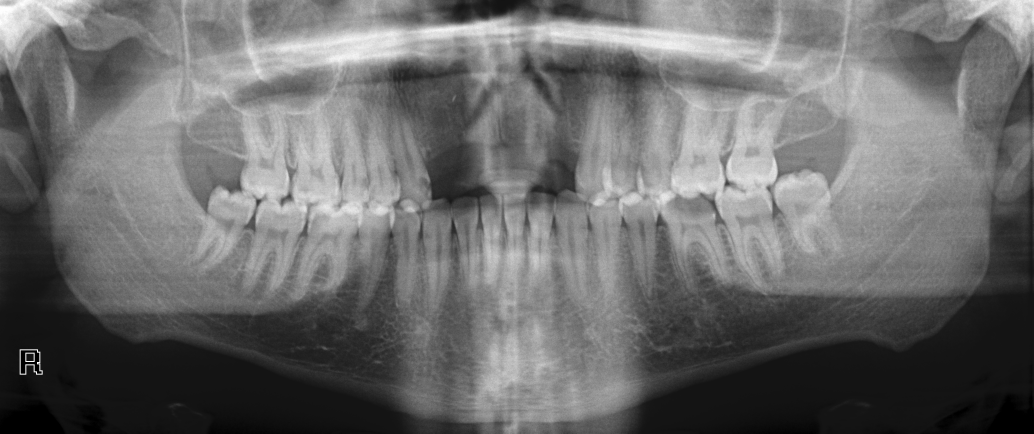
#> input picture Segmentation1/img/1.png, 3100 x 1300 px (shown at 1/3 size); its folder holds only this picture in this run
$ python overlay_predictions.py
#> lines starting #> are read from the running program, lines starting #| are printed output that depends on the picture; after the words box and inside, x2 and y2 are one past the last pixel; in counts of white or black regions, pixels touching at a corner belong together
#> in main, img is the input picture: PIL image 3100x1300 L; min 0, max 254, mean 107.9
import os
from glob import glob
from PIL import Image
import numpy as np
import matplotlib.pyplot as plt
import argparse


def create_overlay_image(image, mask, color=(255, 0, 0), alpha=0.5):
    """Return an image with `mask` overlayed on `image` in the given `color`."""
#> called with color = (255, 0, 0), alpha = 0.5
    image = image.convert("RGB")
    mask = mask.convert("L")
    mask = mask.resize(image.size, Image.NEAREST)

    img_arr = np.array(image, dtype=np.float32)
    mask_arr = np.array(mask)

    overlay_color = np.array(color, dtype=np.float32)
    mask_bool = mask_arr > 127
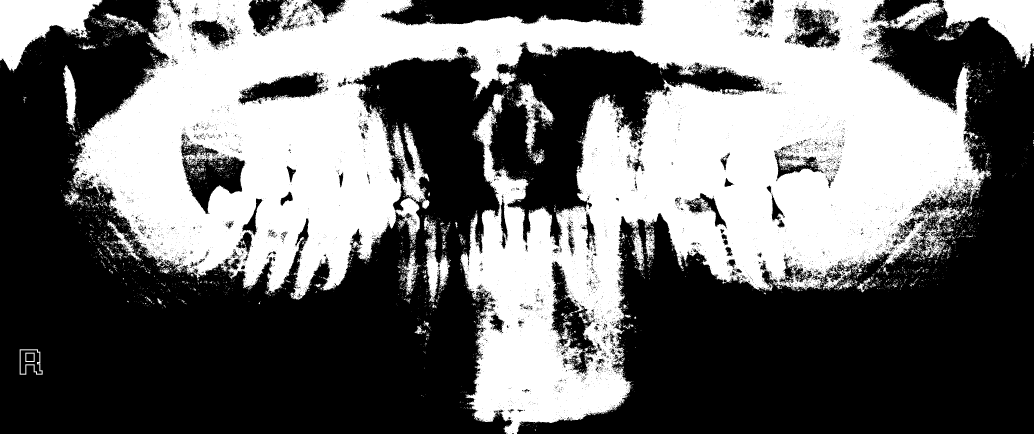
#> mask_bool: shape (1300, 3100) bool (shown at 1/3 size); 42.5% white; 7035 white regions (6750 under 20 px), largest, box (x1, y1, x2, y2) and area: (217, 0, 2974, 1300) 1577915, (0, 0, 307, 215) 33946, (2826, 0, 3100, 202) 25940

    img_arr[mask_bool] = (
        (1 - alpha) * img_arr[mask_bool] + alpha * overlay_color
    )
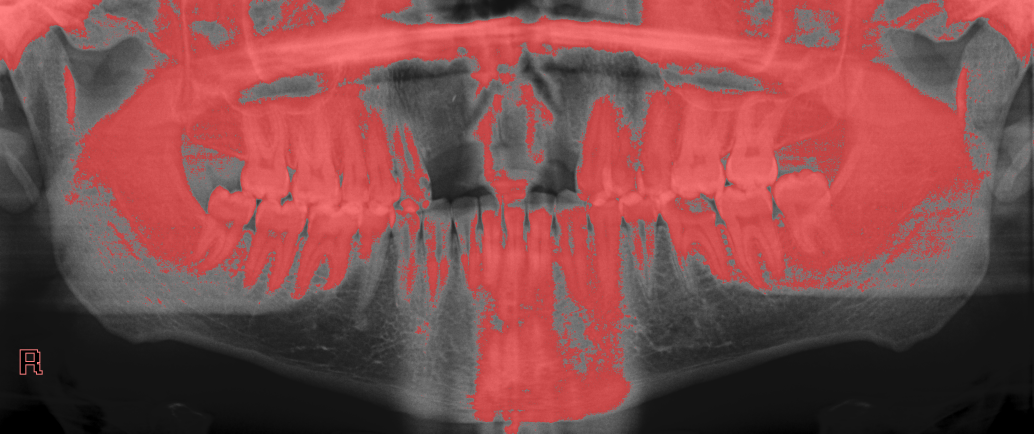
#> img_arr: shape (1300, 3100, 3) float32 (shown at 1/3 size); mean R, G, B 128.9, 74.6, 74.6

    return Image.fromarray(img_arr.astype(np.uint8))


def main(img_dir="Segmentation1/img", pred_dir="predictions", output_dir="overlays", show=False):
    os.makedirs(output_dir, exist_ok=True)

    img_paths = sorted(
        glob(os.path.join(img_dir, "*.png")),
        key=lambda p: int(os.path.splitext(os.path.basename(p))[0]),
    )

    for img_path in img_paths:
        pred_path = os.path.join(pred_dir, os.path.basename(img_path))
        if not os.path.exists(pred_path):
            print(f"Prediction not found for {img_path}, skipping")
            continue

        img = Image.open(img_path)
        mask = Image.open(pred_path)
        overlay = create_overlay_image(img, mask)
        out_path = os.path.join(output_dir, os.path.basename(img_path))
        overlay.save(out_path)

        if show:
            plt.figure()
            plt.imshow(overlay)
            plt.axis("off")
            plt.show()


if __name__ == "__main__":
    parser = argparse.ArgumentParser(description="Overlay predicted masks on images")
    parser.add_argument("--show", action="store_true", help="Display overlays instead of only saving")
    parser.add_argument("--img_dir", default="Segmentation1/img", help="Directory with original images")
    parser.add_argument("--pred_dir", default="predictions", help="Directory with predicted masks")
    parser.add_argument("--output_dir", default="overlays", help="Where to save overlay images")
    args = parser.parse_args()

    main(img_dir=args.img_dir, pred_dir=args.pred_dir, output_dir=args.output_dir, show=args.show)

$ run again, on Segmentation1/img/106.png
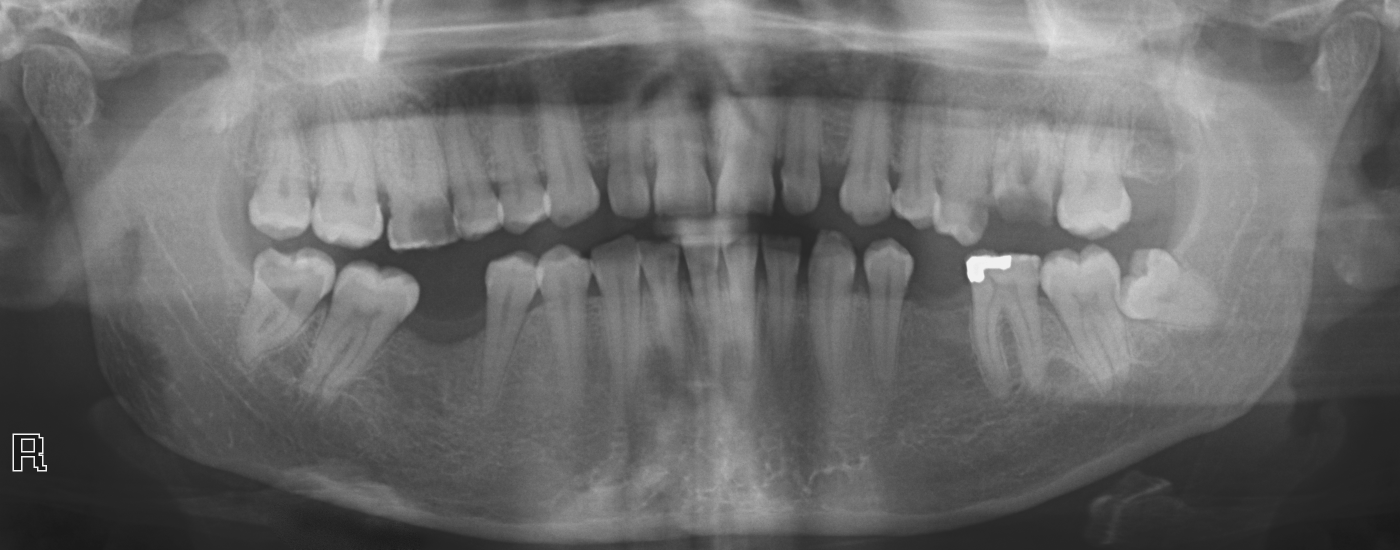
#> input picture Segmentation1/img/106.png, 2800 x 1100 px (shown at 1/2 size)
#> in main, img is the input picture: PIL image 2800x1100 L; min 20, max 241, mean 107
#> in create_overlay_image, `mask_bool = mask_arr > 127`:
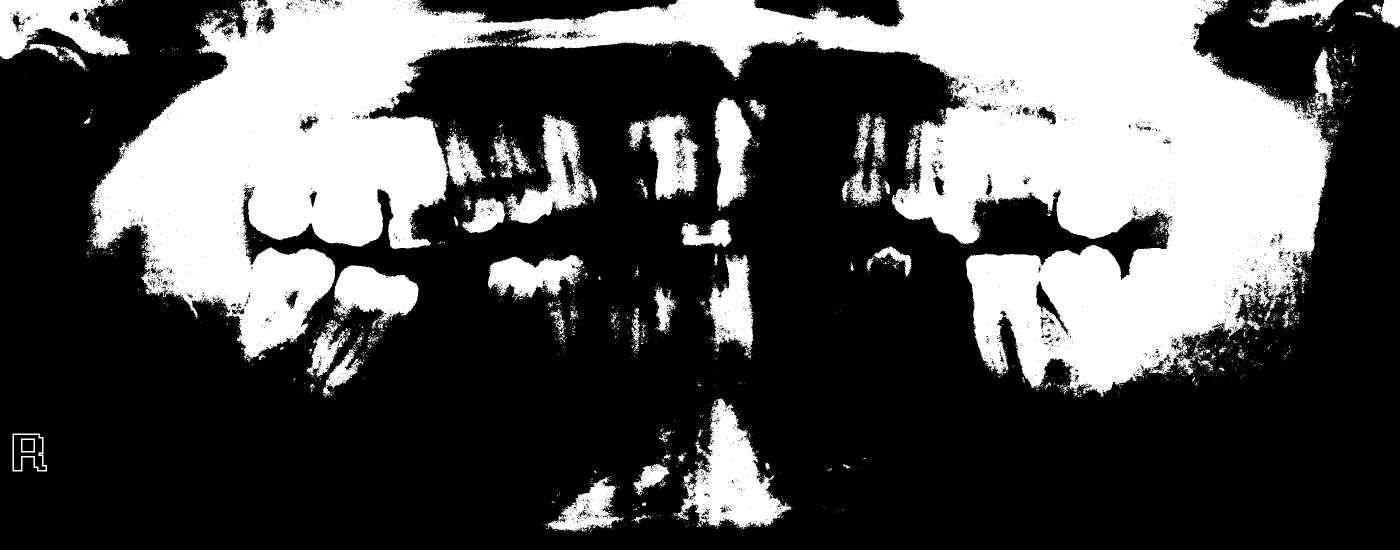
#> mask_bool: shape (1100, 2800) bool (shown at 1/2 size); 32.1% white; 3241 white regions (3097 under 20 px), largest, box (x1, y1, x2, y2) and area: (179, 0, 2662, 793) 814274, (1355, 797, 1582, 1058) 26307, (0, 0, 260, 119) 17637
#> in create_overlay_image, `img_arr[mask_bool] = ( (1 - alpha) * img_arr[mask_bool] + alpha * over..`:
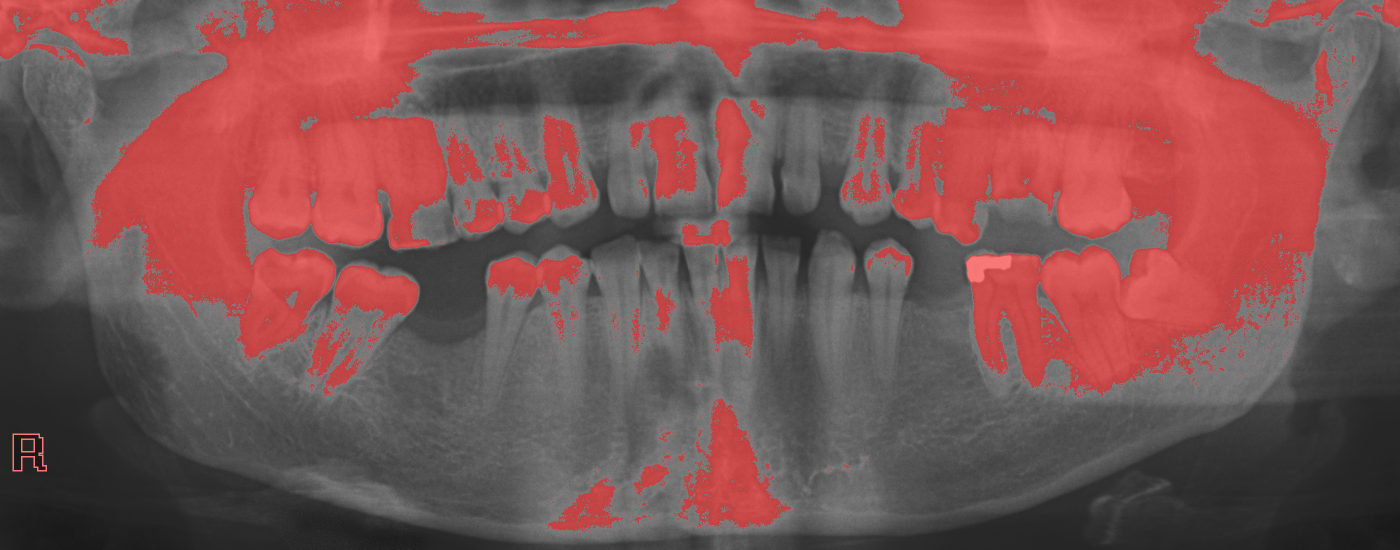
#> img_arr: shape (1100, 2800, 3) float32 (shown at 1/2 size); mean R, G, B 123.2, 82.4, 82.4

$ run again, on Segmentation1/img/107.png
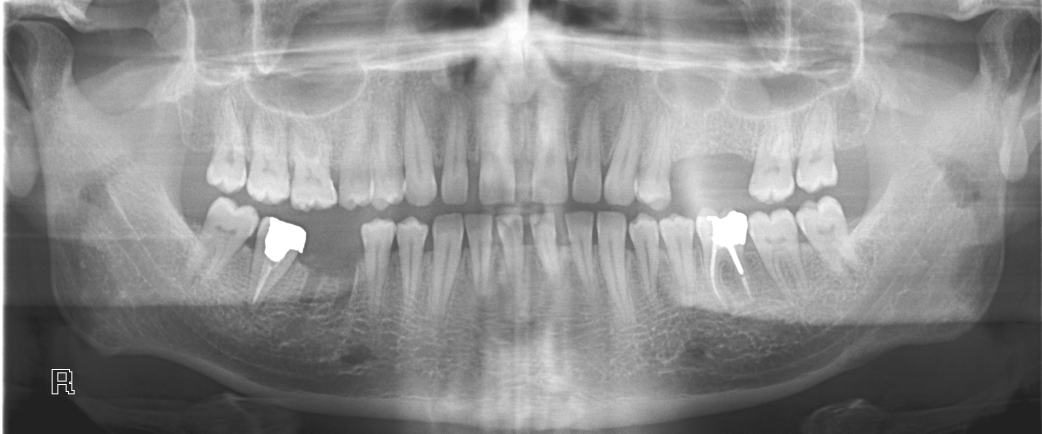
#> input picture Segmentation1/img/107.png, 3126 x 1300 px (shown at 1/3 size)
#> in main, img is the input picture: PIL image 3126x1300 L; min 34, max 255, mean 140.9
#> in create_overlay_image, `mask_bool = mask_arr > 127`:
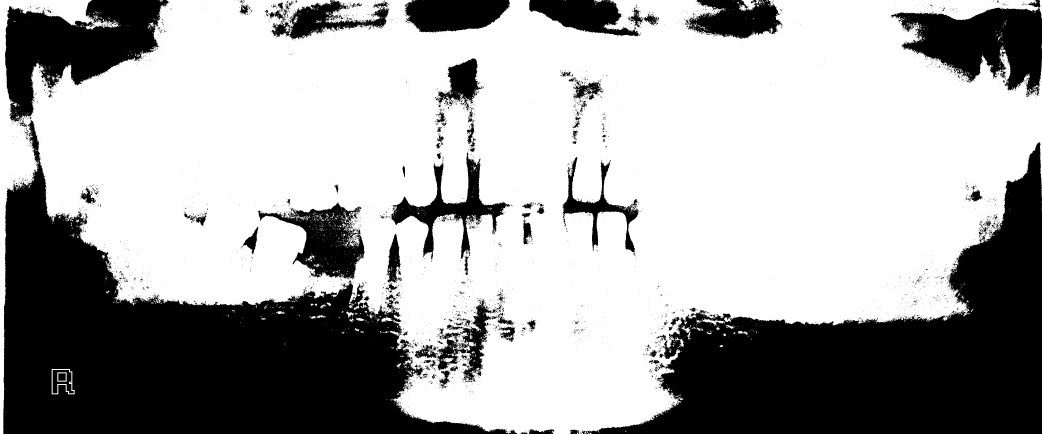
#> mask_bool: shape (1300, 3126) bool (shown at 1/3 size); 65.2% white; 4670 black regions (4486 under 20 px), largest, box (x1, y1, x2, y2) and area: (9, 361, 1525, 1300) 565869, (1758, 427, 3126, 1300) 469425, (15, 0, 507, 367) 91406
#> in create_overlay_image, `img_arr[mask_bool] = ( (1 - alpha) * img_arr[mask_bool] + alpha * over..`:
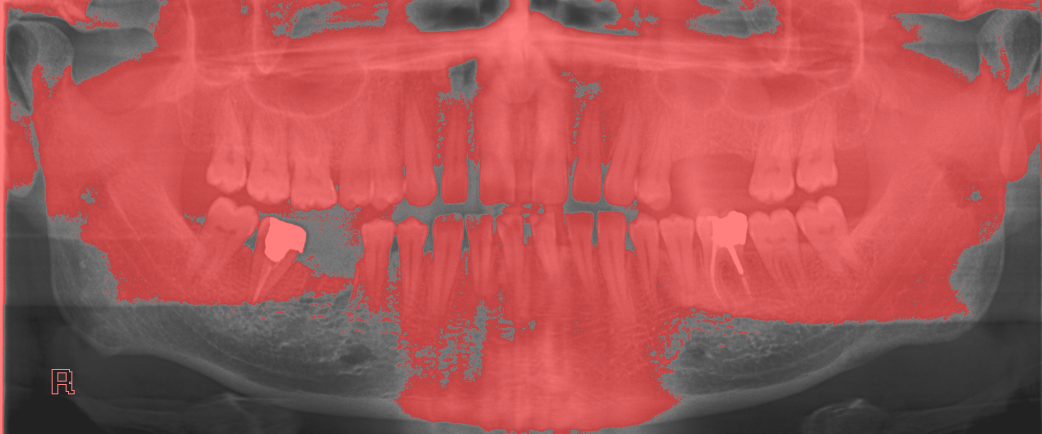
#> img_arr: shape (1300, 3126, 3) float32 (shown at 1/3 size); mean R, G, B 167.8, 85, 85

$ run again, on Segmentation1/img/108.png
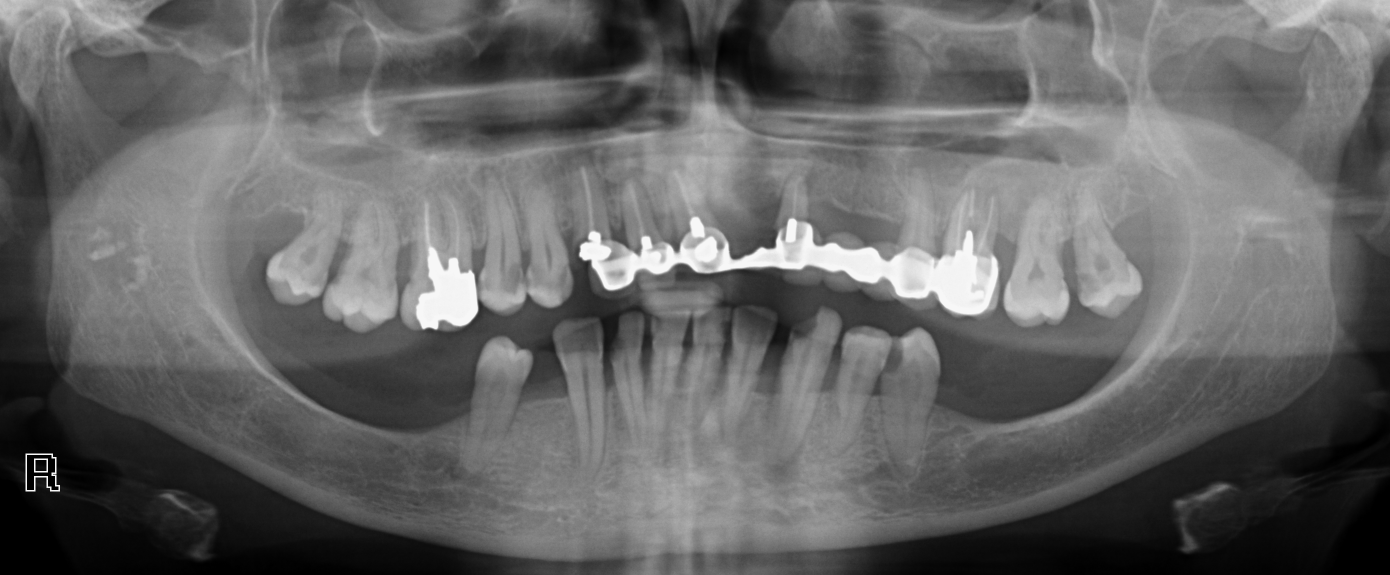
#> input picture Segmentation1/img/108.png, 2780 x 1150 px (shown at 1/2 size)
#> in main, img is the input picture: PIL image 2780x1150 L; min 0, max 247, mean 100.4
#> in create_overlay_image, `mask_bool = mask_arr > 127`:
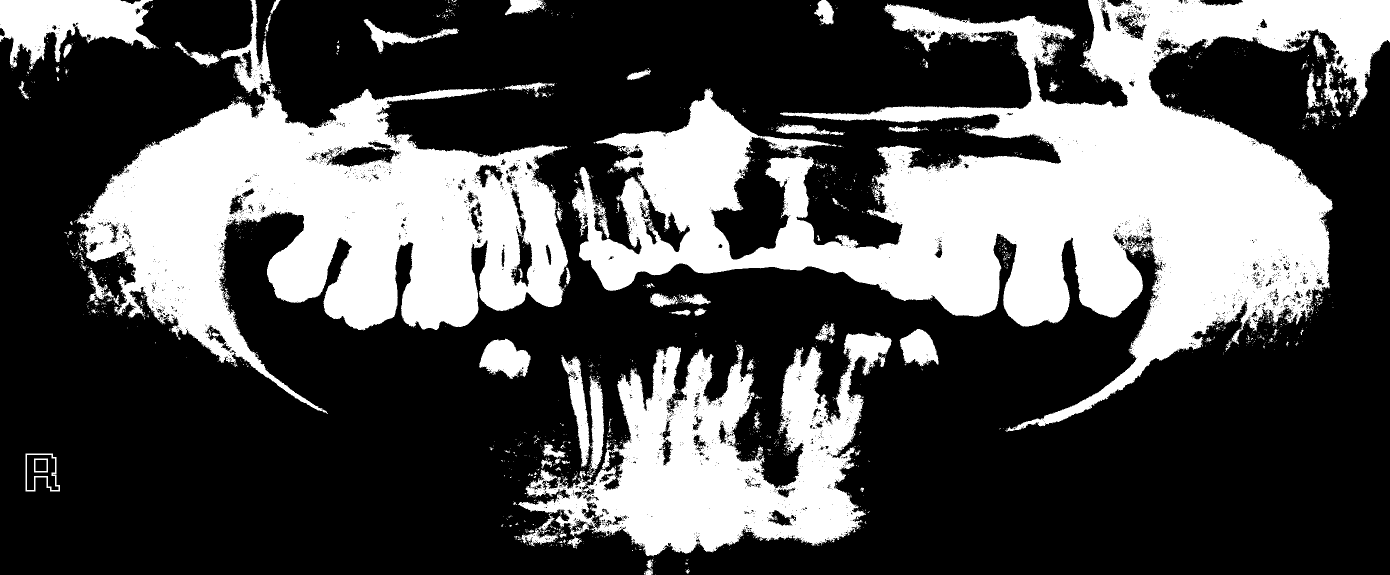
#> mask_bool: shape (1150, 2780) bool (shown at 1/2 size); 32.3% white; 2352 white regions (2218 under 20 px), largest, box (x1, y1, x2, y2) and area: (1144, 0, 2780, 863) 511117, (154, 167, 1136, 828) 296182, (1036, 664, 1783, 1113) 148450
#> in create_overlay_image, `img_arr[mask_bool] = ( (1 - alpha) * img_arr[mask_bool] + alpha * over..`:
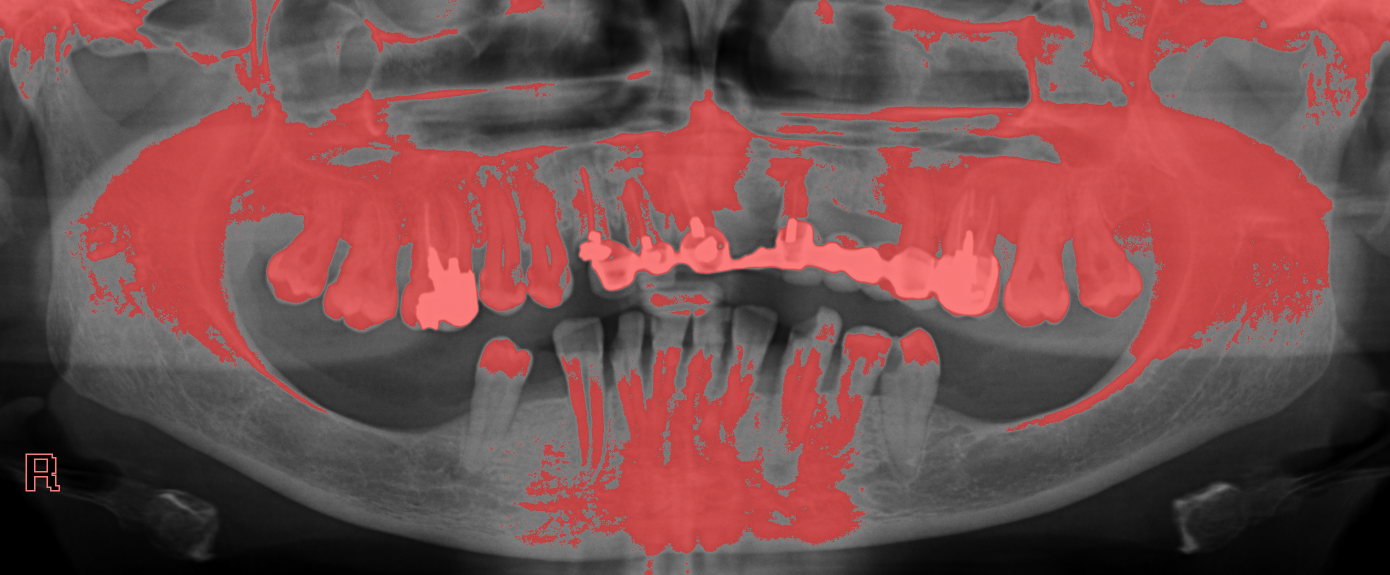
#> img_arr: shape (1150, 2780, 3) float32 (shown at 1/2 size); mean R, G, B 116.8, 75.7, 75.7
